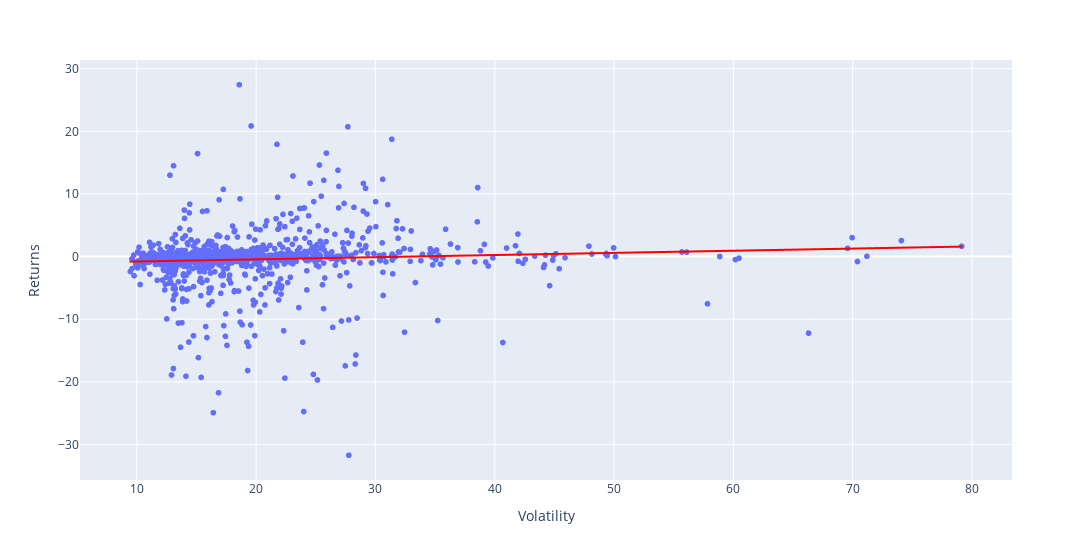

The cell this chart's notebook holds for it:
### Code cell
px.scatter(hist, x='Volatility', y='Returns', trendline='ols', trendline_color_override='red', width=1200)

### Figure 1 — Plotly figure (JSON) as saved in the notebook; plotly's stock layout.template omitted (floating-point values rounded to 4 significant figures; data arrays with more than 128 entries replaced by an {"elided": "..."} marker saying what was removed)
{"data": [{"hovertemplate": "Volatility=%{x}<br>Returns=%{y}<extra></extra>", "legendgroup": "", "marker": {"color": "#636efa", "symbol": "circle"}, "mode": "markers", "name": "", "showlegend": false, "type": "scattergl", "x": {"elided": "1043 float values"}, "xaxis": "x", "y": {"elided": "1043 float values"}, "yaxis": "y"}, {"hovertemplate": "<b>OLS trendline</b><br>Returns = 0.0343531 * Volatility + -1.12619<br>R<sup>2</sup>=0.004748<br><br>Volatility=%{x}<br>Returns=%{y} <b>(trend)</b><extra></extra>", "legendgroup": "", "line": {"color": "red"}, "marker": {"color": "#636efa", "symbol": "circle"}, "mode": "lines", "name": "", "showlegend": false, "type": "scattergl", "x": {"elided": "1043 float values"}, "xaxis": "x", "y": {"elided": "1043 float values"}, "yaxis": "y"}], "layout": {"legend": {"tracegroupgap": 0}, "margin": {"t": 60}, "width": 1200, "xaxis": {"anchor": "y", "domain": [0, 1], "title": {"text": "Volatility"}}, "yaxis": {"anchor": "x", "domain": [0, 1], "title": {"text": "Returns"}}}}
